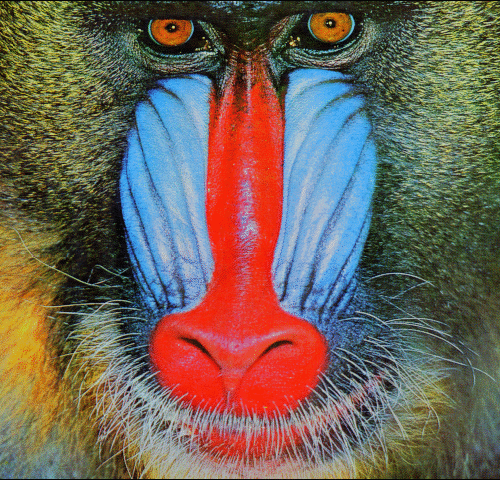
%> input picture Set14/baboon.bmp, 500 x 480 px
$ octave save.m   (GNU Octave 9; MATLAB toolbox functions it lacks are replaced by stand-ins)
%> lines starting %> are read from the running program, lines starting %| are printed output that depends on the picture
### bicubic/Weight.m
function w = Weight(x)
% 计算权重
    absx = abs(x);
    absx2 = absx.^2;
    absx3 = absx.^3;
    w = (1.5*absx3 - 2.5*absx2 + 1) .* (absx <= 1) + ...
                    (-0.5*absx3 + 2.5*absx2 - 4*absx + 2) .* ...
                    ((1 < absx) & (absx <= 2));
end

### bicubic/save.m
clc;
close all;
clear;

input_img = imread('..\Set14\baboon.bmp');
%> input_img is the input picture: size 480x500x3 uint8; mean R, G, B 113, 100.4, 88.7
input_img = double(input_img);
%> input_img: size 480x500x3 double
R = input_img(:,:,1);
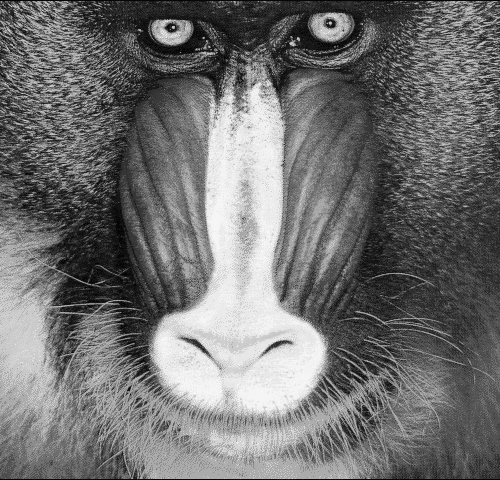
%> R: size 480x500 double; min 6, max 245, mean 113
G = input_img(:,:,2);
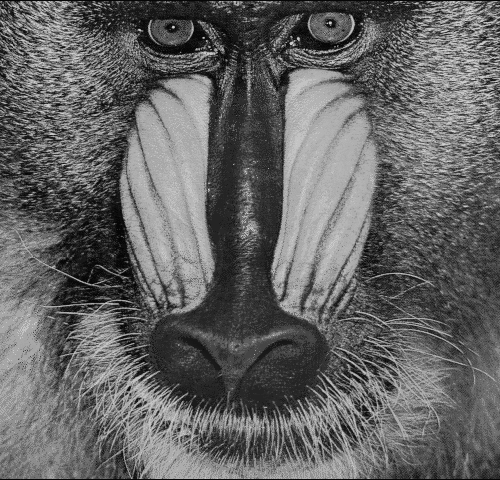
%> G: size 480x500 double; min 6, max 209, mean 100.4
B = input_img(:,:,3);
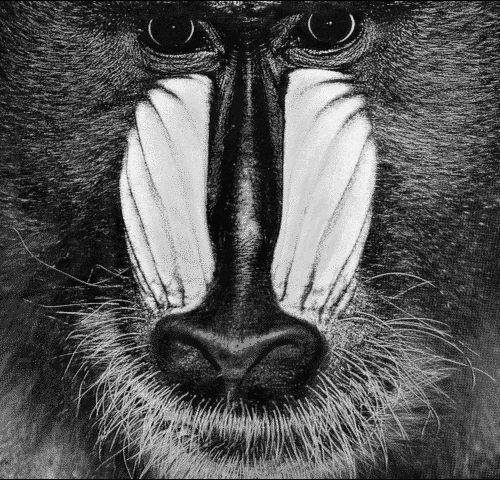
%> B: size 480x500 double; min 6, max 242, mean 88.7
[m, n] = size(R);
%> m = 480; n = 500
a = round(m/3);
%> a = 160
b = round(n/3);
%> b = 167
output_img = zeros(a,b);
xscale = m/a;
%> xscale = 3
yscale = n/b;
%> yscale = 2.99
% xindice: x方向下标矩阵
% yindice: y方向下标矩阵
xlabels = zeros(a,b);
xindice = rem(find(xlabels(:,:,1) == 0)-1,a)+1;
%> xindice = 26720 values from 1 to 160
xindice = reshape(xindice, a, b);
ylabels = zeros(a,b);
yindice = rem(find(ylabels(:,:,1) == 0)-1,b)+1;
%> yindice = 26720 values from 1 to 167
yindice = reshape(yindice, b, a);
yindice = yindice';

% 计算对应原图16个坐标矩阵
% 每个像素点对应原图x坐标
xinImg = xscale .* xindice;
xfloor = floor(xinImg);
x0 = xfloor - 1;
x1 = xfloor;
x2 = xfloor + 1;
x3 = xfloor + 2;
xpoints = cat(4, x0, x1, x2, x3);
xpoints(find(xpoints < 1)) = 1;
xpoints(find(xpoints > m)) = m;
% 每个像素点对应原图y坐标
yinImg = yscale .* yindice;
yfloor = floor(yinImg);
y0 = yfloor - 1;
y1 = yfloor;
y2 = yfloor + 1;
y3 = yfloor + 2;
ypoints = cat(4, y0, y1, y2, y3);
% ypoints = permute(ypoints, [1,2,4,3]);
ypoints(find(ypoints < 1)) = 1;
ypoints(find(ypoints > n)) = n;

% 计算权重
w_x0 = xinImg - (xfloor - 1);
w_x1 = xinImg - xfloor;
w_x2 = xinImg - (xfloor + 1);
w_x3 = xinImg - (xfloor + 2);
xWeightparms = cat(4, w_x0, w_x1, w_x2, w_x3);
xWeightparms = abs(xWeightparms);
w_y0 = yinImg - (yfloor - 1);
w_y1 = yinImg - yfloor;
w_y2 = yinImg - (yfloor + 1);
w_y3 = yinImg - (yfloor + 2);
yWeightparms = cat(4, w_y0, w_y1, w_y2, w_y3);
yWeightparms = abs(yWeightparms);
yWeightparms = permute(yWeightparms, [1,2,4,3]);
wx = Weight(xWeightparms);
wy = Weight(yWeightparms);

% [14 lines of commented-out code are left out]

        xFour = squeeze(xpoints(1,1,:,:));
%> xFour = [2; 3; 4; 5]
        yFour = squeeze(ypoints(1,1,:,:));
        p = R(xFour,yFour);
%> p = [84 156 76 23; 84 143 76 79; 44 79 44 79; 52 44 116 116]
        xweight = squeeze(wx(1,1,:,:))';
        yweight = squeeze(wy(1,1,:,:));
        weight = yweight * xweight;

$ run again, with Set14/coastguard.bmp copied over Set14/baboon.bmp
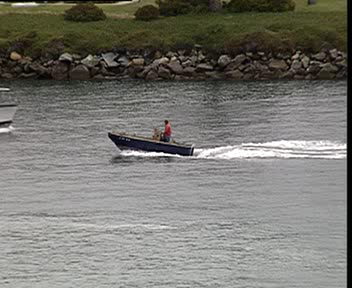
%> input picture Set14/coastguard.bmp, 352 x 288 px
%> input_img is the input picture: size 288x352x3 uint8; mean R, G, B 120.6, 119.5, 113.2
%> input_img: size 288x352x3 double
%> `R = input_img(:,:,1);`:
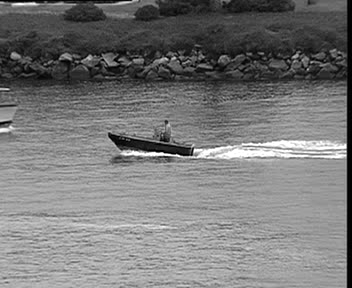
%> R: size 288x352 double; min 0, max 255, mean 120.6
%> `B = input_img(:,:,3);`:
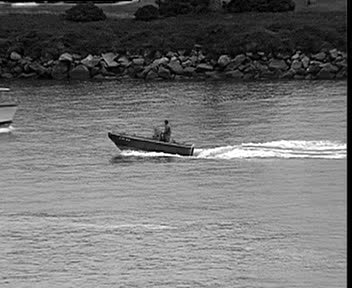
%> B: size 288x352 double; min 0, max 255, mean 113.2
%> p = [89 84 63 34; 175 174 153 117; 146 152 148 137; 100 100 101 104]
